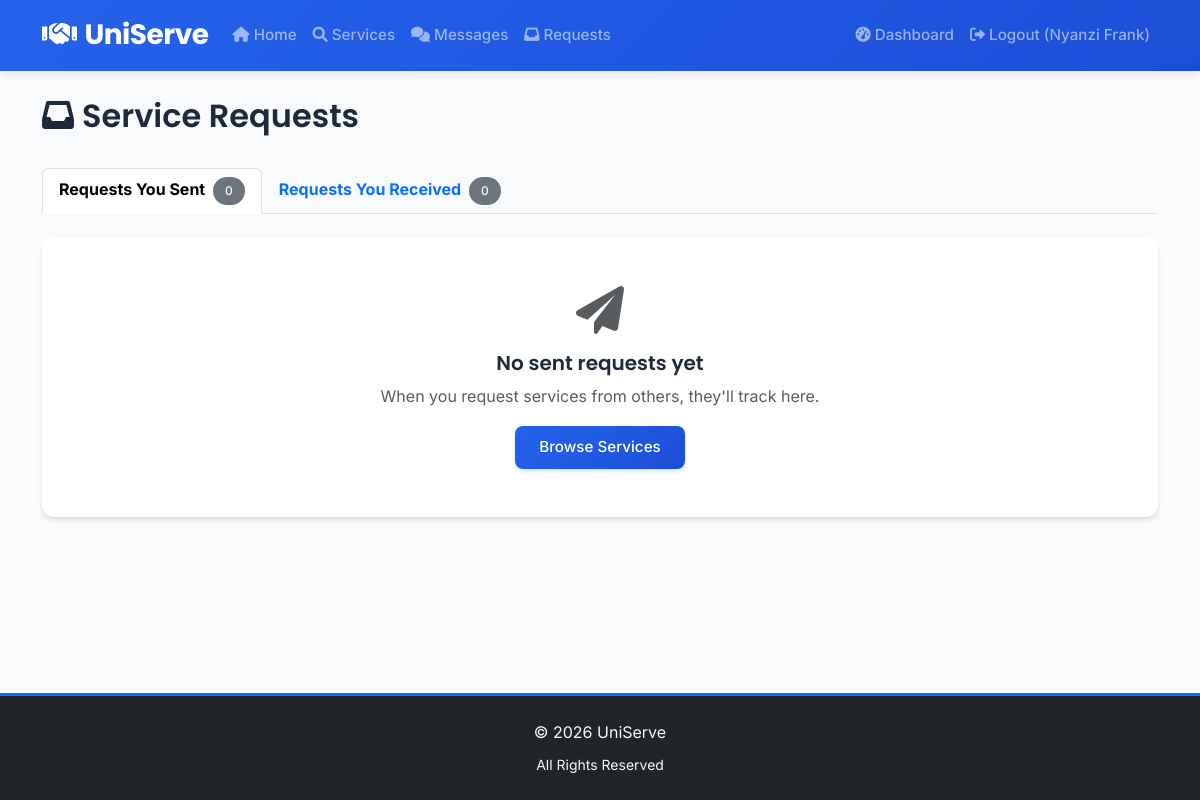
The app's page /service_requests (signed in), older data.
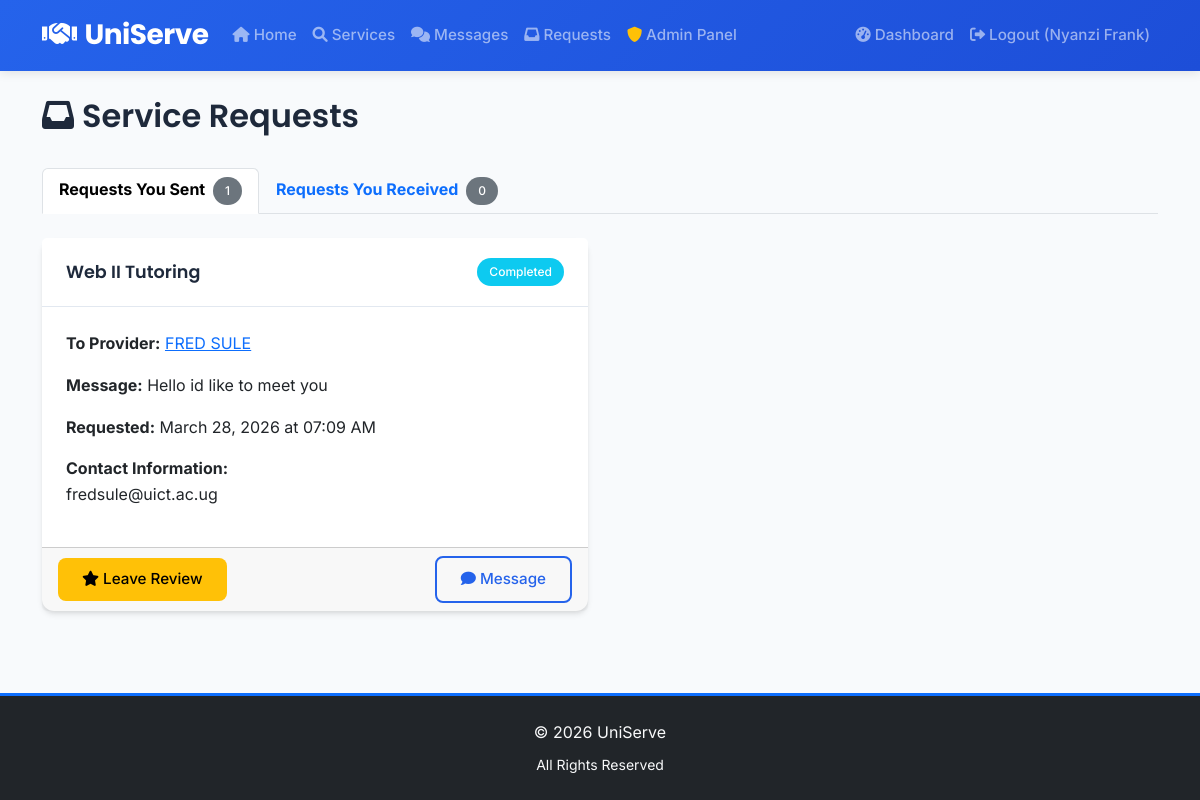
The same page, newer data.
### app.py (models this page shows)
class ServiceRequest(db.Model):
    id = db.Column(db.Integer, primary_key=True)
    message = db.Column(db.Text, nullable=False)
    status = db.Column(db.String(20), default='pending')
    request_date = db.Column(db.DateTime, default=datetime.utcnow)
    service_id = db.Column(db.Integer, db.ForeignKey('service.id'), nullable=False)
    seeker_id = db.Column(db.Integer, db.ForeignKey('user.id'), nullable=False)
    seeker = db.relationship('User', foreign_keys=[seeker_id], backref='service_requests')

class Service(db.Model):
    id = db.Column(db.Integer, primary_key=True)
    title = db.Column(db.String(100), nullable=False)
    description = db.Column(db.Text, nullable=False)
    category = db.Column(db.String(50), nullable=False)
    price = db.Column(db.String(50), nullable=True)
    location = db.Column(db.String(100), nullable=False)
    contact_info = db.Column(db.String(100), nullable=False)
    created_date = db.Column(db.DateTime, default=datetime.utcnow)
    is_active = db.Column(db.Boolean, default=True)
    provider_id = db.Column(db.Integer, db.ForeignKey('user.id'), nullable=False)
    requests = db.relationship('ServiceRequest', backref='service', lazy=True)

class User(db.Model):
    id = db.Column(db.Integer, primary_key=True)
    name = db.Column(db.String(100), nullable=False)
    email = db.Column(db.String(100), unique=True, nullable=False)
    password = db.Column(db.String(200), nullable=False)
    user_type = db.Column(db.String(20), nullable=False)
    is_admin = db.Column(db.Boolean, default=False)
    profile_picture = db.Column(db.String(200), nullable=True)
    student_id_document = db.Column(db.String(200), nullable=True)
    verification_status = db.Column(db.String(20), default='unverified')
    registration_date = db.Column(db.DateTime, default=datetime.utcnow)
    services = db.relationship('Service', backref='provider', lazy=True)
    reviews_given = db.relationship('Review', foreign_keys='Review.reviewer_id', backref='reviewer', lazy=True)
    reviews_received = db.relationship('Review', foreign_keys='Review.reviewee_id', backref='reviewee', lazy=True)

### app.py (the view)
@app.route('/service_requests')
def service_requests():
    if 'user_id' not in session:
        flash('Please log in to view requests.', 'danger')
        return redirect(url_for('login'))
    user_id = session['user_id']
    sent_requests = ServiceRequest.query.filter_by(seeker_id=user_id).order_by(ServiceRequest.request_date.desc()).all()
    services = Service.query.filter_by(provider_id=user_id).all()
    service_ids = [service.id for service in services]
    received_requests = ServiceRequest.query.filter(ServiceRequest.service_id.in_(service_ids)).order_by(ServiceRequest.request_date.desc()).all()
    return render_template('service_requests.html', sent_requests=sent_requests, received_requests=received_requests)

### app.py (called while the page is built)
@app.context_processor
def inject_google_client_id():
    return dict(google_client_id=app.config['GOOGLE_CLIENT_ID'])

### templates/service_requests.html (shortened to what the changed rows need)
{% extends "base.html" %}
{% block content %}
<div class="row">
    <div class="col-md-12">
        <div class="d-flex justify-content-between align-items-center mb-4">
            <h2><i class="fas fa-inbox me-2"></i>Service Requests</h2>
        </div>
    </div>
</div>
<ul class="nav nav-tabs mb-4" id="requestTabs" role="tablist">
    <li class="nav-item" role="presentation">
        <button class="nav-link active fw-bold" id="sent-tab" data-bs-toggle="tab" data-bs-target="#sent-tab-pane" type="button" role="tab" aria-selected="true">
            Requests You Sent <span class="badge bg-secondary ms-1">{{ sent_requests|length }}</span>
        </button>
    </li>
</ul>
<div class="tab-content" id="requestTabsContent">
    <div class="tab-pane fade show active" id="sent-tab-pane" role="tabpanel" tabindex="0">
        {% if sent_requests %}
        <div class="row">
            {% for request in sent_requests %}
            <div class="col-md-6 mb-4">
                <div class="card h-100">
                    <div class="card-header d-flex justify-content-between align-items-center">
                        <h6 class="mb-0">{{ request.service.title }}</h6>
                        <span class="badge bg-{{ 'warning' if request.status == 'pending' else 'success' if request.status == 'accepted' else 'info' if request.status == 'completed' else 'secondary' }}">
                            {{ request.status|title }}
                        </span>
                    </div>
                    <div class="card-body">
                        <p class="card-text"><strong>To Provider:</strong>
                            <a href="{{ url_for('profile', user_id=request.service.provider.id) }}">{{ request.service.provider.name }}</a>
                        </p>
                        <p class="card-text"><strong>Message:</strong> {{ request.message }}</p>
                        <p class="card-text"><strong>Requested:</strong> {{ request.request_date.strftime('%B %d, %Y at %I:%M %p') }}</p>
                        <div class="mb-3">
                            <strong>Contact Information:</strong>
                            <p class="mb-1">{{ request.service.provider.email }}</p>
                        </div>
                    </div>
                    <div class="card-footer">
                        <div class="d-flex justify-content-between align-items-center">
                            <div>
                                {% if request.status == 'completed' %}
                                <a href="{{ url_for('profile', user_id=request.service.provider.id) }}#reviews" class="btn btn-warning btn-sm">
                                    <i class="fas fa-star me-1"></i>Leave Review
                                </a>
                                {% endif %}
                            </div>
                            {% if request.status in ['accepted', 'completed'] or session.get('is_admin') %}
                            <a href="{{ url_for('conversation', user_id=request.service.provider.id) }}" class="btn btn-outline-primary btn-sm">
                                <i class="fas fa-comment me-1"></i>Message
                            </a>
                            {% else %}
                            <button class="btn btn-outline-secondary btn-sm" disabled title="Request must be accepted first.">
                                <i class="fas fa-comment me-1"></i>Message
                            </button>
                            {% endif %}
                        </div>
                    </div>
                </div>
            </div>
            {% endfor %}
        </div>
        {% else %}
        <div class="card">
            <div class="card-body text-center py-5">
                <i class="fas fa-paper-plane fa-3x text-muted mb-3"></i>
                <h5>No sent requests yet</h5>
                <p class="text-muted">When you request services from others, they'll track here.</p>
                <a href="{{ url_for('services') }}" class="btn btn-primary">Browse Services</a>
            </div>
        </div>
        {% endif %}
    </div>
</div>
{% endblock %}

Row changes from the older to the newer data that the page shows:
added ServiceRequest: service "Web II Tutoring", status "Completed", service.provider.name "FRED SULE", message "Hello id like to meet you", request_date "March 28, 2026 at 07:09 AM", service.provider.email "fredsule@uict.ac.ug"
Text that changed along with them:
{{ sent_requests|length }}: "0" → "1"
text no longer shown: "No sent requests yet When you request services from others, they'll track here. Browse Services"
text now shown: "Admin Panel"
